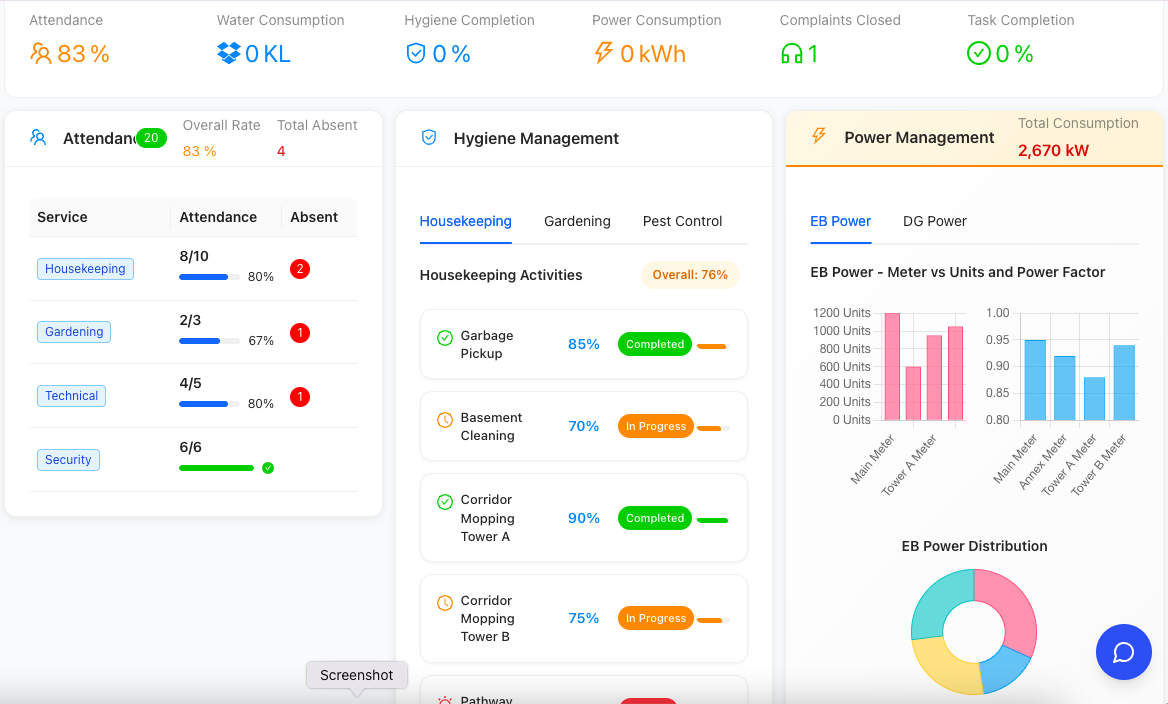
#> input picture attached_assets/Dashboard_1_1764862596336.png, 1168 x 704 px
$ python combine_dashboards_no_labels.py
#> lines starting #> are read from the running program, lines starting #| are printed output that depends on the picture
#!/usr/bin/env python3
"""
Script to combine two dashboard images without labels for a clean, crisp look.
Requires Pillow: pip install Pillow
"""

try:
    from PIL import Image
except ImportError:
    print("Pillow is required. Install it with: pip install Pillow")
    exit(1)

# Paths to the dashboard images
dashboard1_path = "attached_assets/Dashboard_1_1764862596336.png"
dashboard2_path = "attached_assets/Dashboard_2_1764862596340.png"
output_path = "attached_assets/facility_overview_dashboard.png"

# Open both images
img1 = Image.open(dashboard1_path)
#> img1 is the input picture: PIL image 1168x704 RGBA; mean R, G, B, A 244.2, 244.7, 243.9, 255
img2 = Image.open(dashboard2_path)
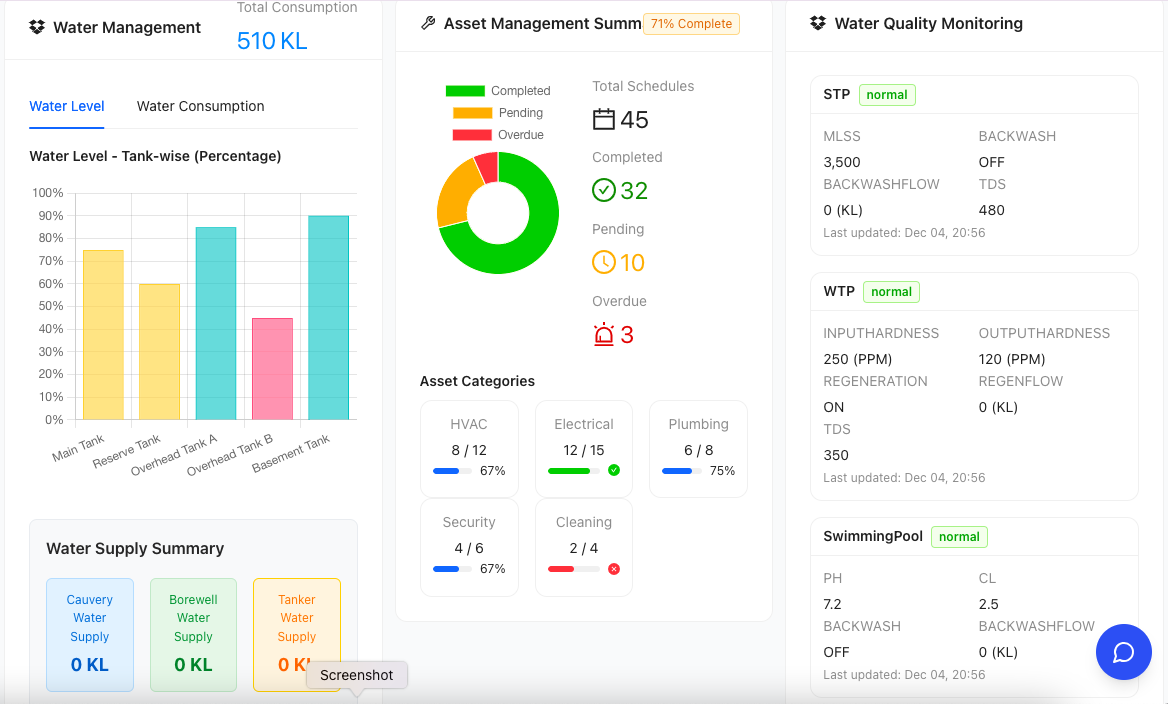
#> input picture attached_assets/Dashboard_2_1764862596340.png, 1168 x 704 px
#> img2 is the input picture: PIL image 1168x704 RGBA; mean R, G, B, A 242.4, 245.7, 242.1, 255

print(f"Image 1 size: {img1.size}")
#| Image 1 size: (1168, 704)
print(f"Image 2 size: {img2.size}")
#| Image 2 size: (1168, 704)

# Convert images to RGBA for transparency support
img1 = img1.convert('RGBA')
img2 = img2.convert('RGBA')

# Calculate combined dimensions (side by side)
# Use the maximum height and sum the widths
combined_width = img1.width + img2.width
#> combined_width = 2336
combined_height = max(img1.height, img2.height)
#> combined_height = 704

# Create a new image with white background in RGBA mode
combined_img = Image.new('RGBA', (combined_width, combined_height), color=(255, 255, 255, 255))
#> combined_img: PIL image 2336x704 RGBA; every value is 255

# Paste the images side by side
combined_img.paste(img1, (0, 0), img1)
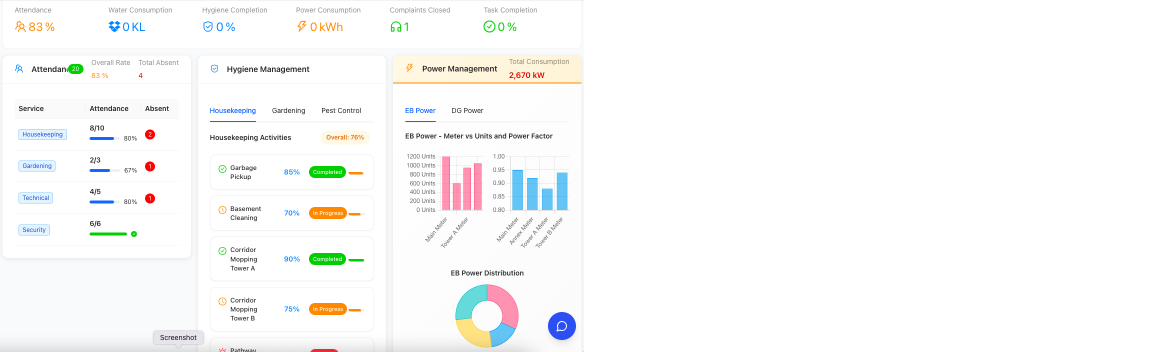
#> combined_img: PIL image 2336x704 RGBA (shown at 1/2 size); mean R, G, B, A 249.6, 249.9, 249.4, 255
combined_img.paste(img2, (img1.width, 0), img2)
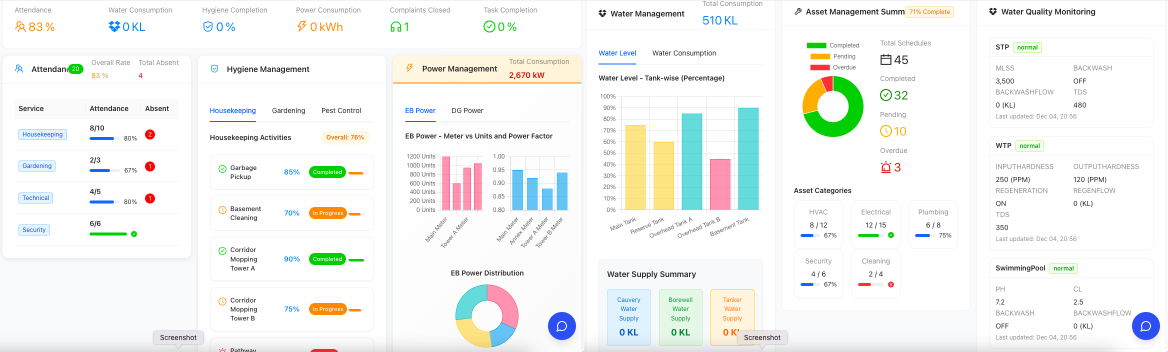
#> combined_img: PIL image 2336x704 RGBA (shown at 1/2 size); mean R, G, B, A 243.3, 245.2, 243, 255

# Convert back to RGB for saving (removes alpha channel for smaller file size)
combined_img_rgb = combined_img.convert('RGB')

# Save the combined image with high quality settings
combined_img_rgb.save(output_path, "PNG", quality=100, optimize=False)
print(f"\nCombined dashboard (no labels) saved to: {output_path}")
print(f"Combined image size: {combined_img_rgb.size}")
#| Combined image size: (2336, 704)
print("Image is crisp and clear - ready for use!")
